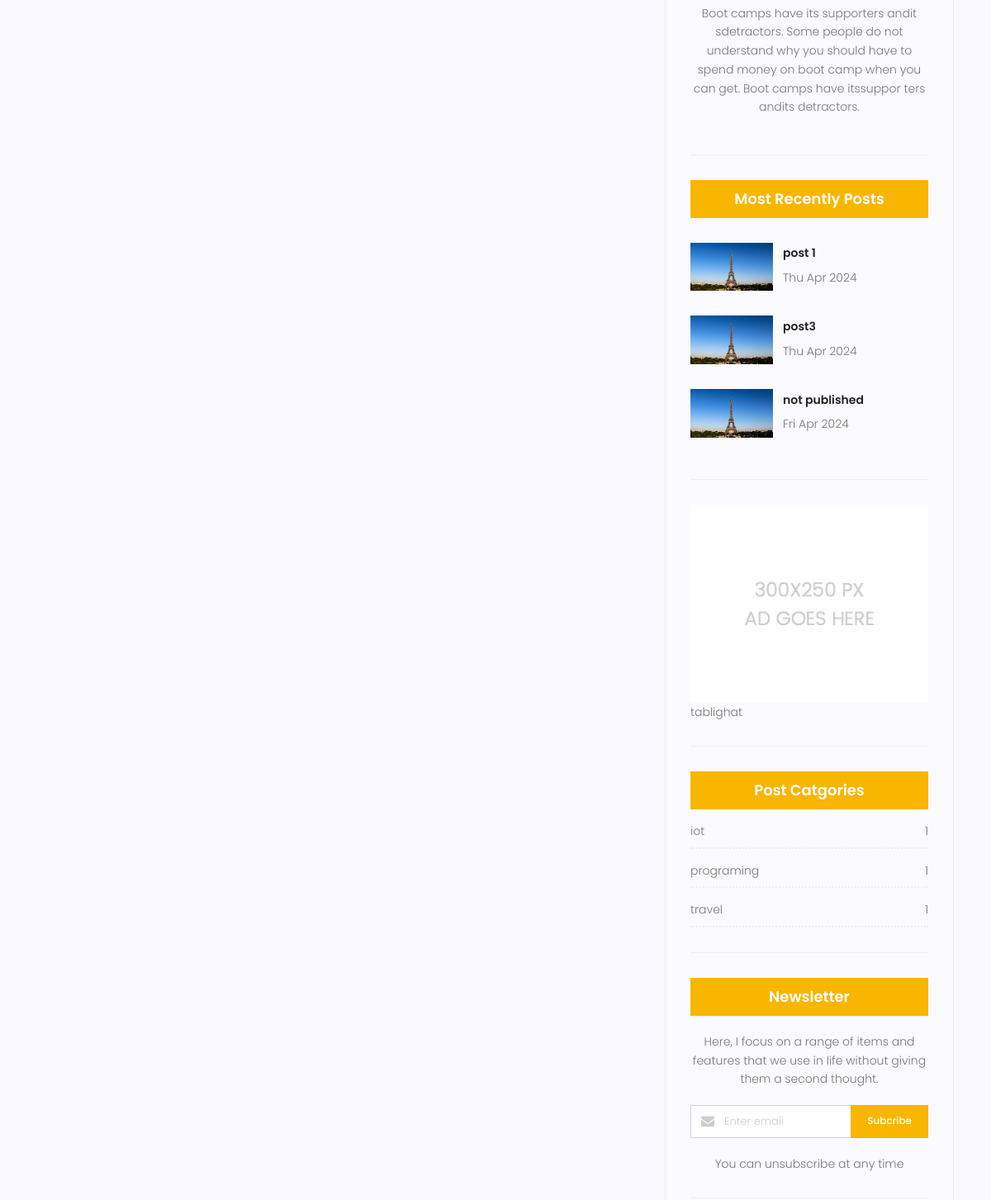
The page /blog/author/programing (middle part) on the database as committed earlier.
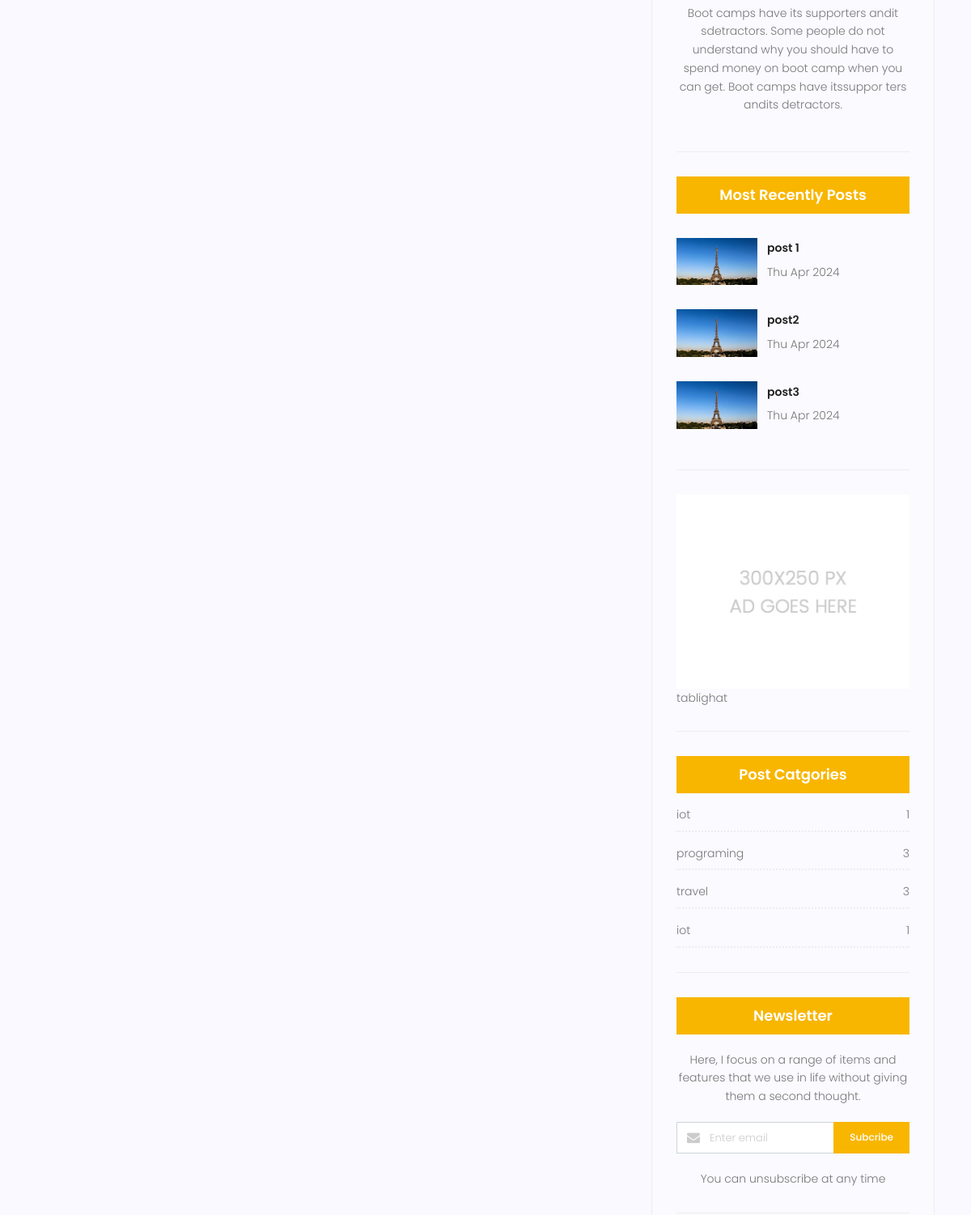
The same page on the database as committed later.
### blog/models.py (models this page shows, shortened)
class Post(models.Model):
    image = models.ImageField(upload_to='blog/', default='blog/default.jpg')
    tags = TaggableManager(blank=True)
    category = models.ManyToManyField(Category)
    author = models.ForeignKey(User, on_delete=models.SET_NULL, null=True)
    title = models.CharField(max_length=255)
    content = models.TextField()
    counted_view = models.IntegerField(default=0)
    status = models.BooleanField(default=False)
    created_date = models.DateTimeField(auto_now_add=True)
    updated_date = models.DateTimeField(auto_now=True)
    published_date = models.DateTimeField(null=True)
    class Meta:
        ordering = ["-created_date"]

class Category(models.Model):
    name = models.CharField(max_length=255)
    def __str__(self):
        return self.name

### blog/views.py (the view)
# urls.py: path("", index_blog, name='index_blog'),
def index_blog(request, **kwargs):
    posts = Post.objects.filter(
        published_date__lte=timezone.now(), status=1)
    if kwargs.get('cat_name') != None:
        posts = posts.filter(category__name=kwargs['cat_name'])
    elif kwargs.get("author_username") != None:
        posts = posts.filter(author__username=kwargs["author_username"])
    elif kwargs.get('tag_name') != None:
        posts = posts.filter(tags__name__in=[kwargs['tag_name']])
    posts = Paginator(posts, 3)
    try:
        page_number = request.GET.get("page")
        posts = posts.get_page(page_number)
    except PageNotAnInteger:
        posts = posts.get_page(1)
    except EmptyPage:
        posts = posts.get_page(1)
    context = {"posts": posts}
    return render(request, "blog/blog-home.html", context)

### blog/templatetags/blog_tags.py (called while the page is built)
@register.inclusion_tag("blog/blog-lastest-post.html")
def lastest_posts(arg=3):
    posts = Post.objects.filter(
        published_date__lte=timezone.now(), status=1).order_by("created_date")[:arg]
    return {"posts": posts}

@register.inclusion_tag('blog/blog-categories.html')
def postcategories():
    posts = Post.objects.filter(
        status=1, published_date__lte=timezone.now())
    categories = Category.objects.all()
    dic_cat = {}
    for name in categories:
        dic_cat[name] = posts.filter(category=name).count()
    return {'categories': dic_cat}

### templates/blog/blog-home.html (shortened to what this page needs)
{% extends 'base.html' %}
{% load static %}
{% load blog_tags %}
{% block content %}
{% load humanize %}
<section class="post-content-area">
	<div class="container">
		<div class="row">
			<div class="col-lg-8 posts-list">
			</div>
			<div class="col-lg-4 sidebar-widgets">
				<div class="widget-wrap">
					{% include 'blog/blog-writer.html' %}
					{% lastest_posts %}
					{% include 'blog/blog-ads.html' %}
					{% postcategories %}
					<div class="single-sidebar-widget newsletter-widget">
						<h4 class="newsletter-title">Newsletter</h4>
						<p>
							Here, I focus on a range of items and features that we use in life without
							giving them a second thought.
						</p>
						<div class="form-group d-flex flex-row">
							<div class="col-autos">
								<div class="input-group">
									<div class="input-group-prepend">
										<div class="input-group-text"><i class="fa fa-envelope" aria-hidden="true"></i>
										</div>
									</div>
									<input type="text" class="form-control" id="inlineFormInputGroup"
										placeholder="Enter email" onfocus="this.placeholder = ''"
										onblur="this.placeholder = 'Enter email'">
								</div>
							</div>
							<a href="#" class="bbtns">Subcribe</a>
						</div>
						<p class="text-bottom">
							You can unsubscribe at any time
						</p>
					</div>
				</div>
			</div>
		</div>
	</div>
</section>
{% endblock %}

### templates/blog/blog-lastest-post.html
<div class="single-sidebar-widget popular-post-widget">
    <h4 class="popular-title">Most Recently Posts</h4>
    {% for post in posts %}
    <div class="popular-post-list">
        <div class="single-post-list d-flex flex-row align-items-center">
            <div class="thumb">
                <img class="img-fluid" src="{{post.image.url}}" alt="">
            </div>
            <div class="details">
                <a href="{% url 'single_blog' pid=post.id %}">
                    <h6>{{post.title}}</h6>
                </a>
                <p>{{post.published_date|date:"D M Y"}}</p>
            </div>
        </div>
    </div>
    {% endfor %}
</div>

### templates/blog/blog-categories.html
<div class="single-sidebar-widget post-category-widget">
    <h4 class="category-title">Post Catgories</h4>
    <ul class="cat-list">
        {% for name,count in categories.items %}
        <li>
            <a href="{% url 'category_blog' cat_name=name %}" class="d-flex justify-content-between">
                <p>{{name}}</p>
                <p>{{count}}</p>
            </a>
        </li>
        {% endfor %}
    </ul>
</div>

Rows that differ between the two databases and show on the page:
no longer on this page (row unchanged): Post: image (placeholder picture), title "not published", published_date "Fri Apr 2024"
now on this page (row edited): Post: image (placeholder picture), title "post2", published_date "Thu Apr 2024"
computed for Category "programing": count "1" → "3"
computed for Category "travel": id "1" → "3"
added Category: name "iot", count "1"
